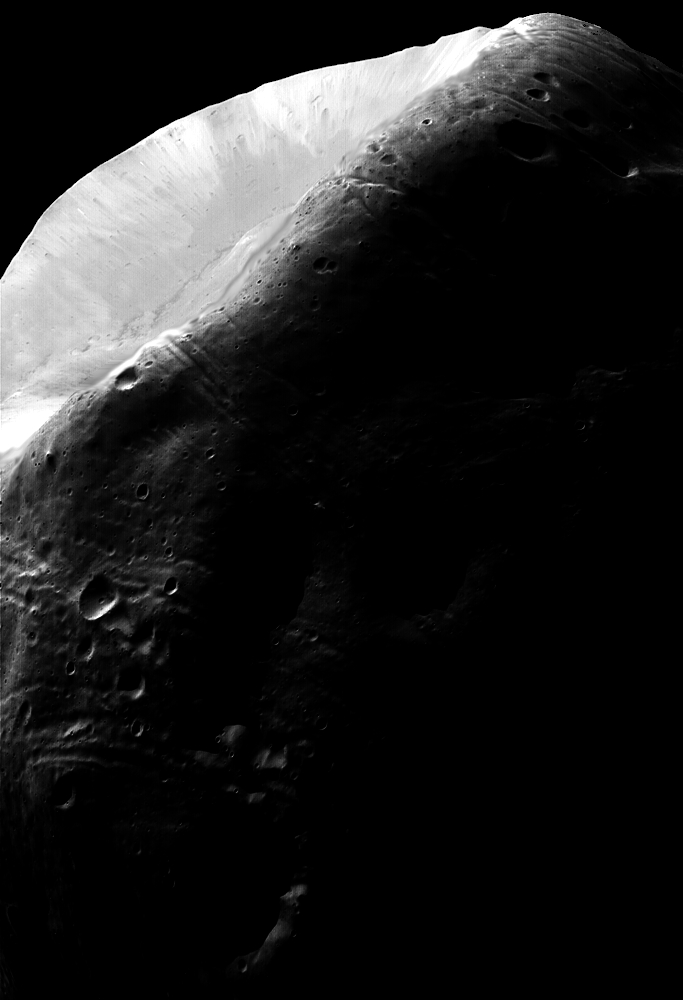
#> input picture ex2/moon.tif, 683 x 1000 px
$ jupyter execute main.ipynb
#> lines starting #> are read from the running program, lines starting #| are printed output that depends on the picture
### [Click here to run this notebook online](https://colab.research.google.com/drive/1jLwyYILUMlotVuEXL4fGpNJoaDgefD3r?usp=sharing).

# Task 1

[cell 1]
import numpy as np
import matplotlib.pyplot as plt
from PIL import Image
import skimage.exposure as exposure
import skimage.util as util

[cell 2]
img = np.array([
     [4,4,4,4,4,4,4,0],
     [4,5,5,5,5,5,4,0],
     [4,5,6,6,6,5,4,0],
     [4,5,6,7,6,5,4,0],
     [4,5,6,6,6,5,4,0],
     [4,5,5,5,5,5,4,0],
     [4,4,4,4,4,4,4,0],
     [4,4,4,4,4,4,4,0],
],dtype='uint8')

[cell 3]
def equalize_hist(image:np.ndarray):
    hist, bins = np.histogram(image.flatten(), bins=8, range=[0,8])
    cdf = hist.cumsum()
    cdf_normed = ((cdf - cdf.min()) / (cdf.max() - cdf.min()))
    out = np.interp(img, bins[:-1], cdf_normed)
    return out

# img_heq = exposure.equalize_hist(img)
img_heq = equalize_hist(img)
# img_heq = util.img_as_ubyte(img_heq) //  32

fig = plt.figure()
plt.rcParams['image.cmap'] = 'gray'

plt.subplot(221)
plt.imshow(img)
plt.title("Original image")
plt.colorbar();


plt.subplot(222)
plt.imshow(img_heq)
plt.title("Equalized image")
plt.colorbar();

plt.subplot(223)
plt.hist(img.flatten(),density=True);

plt.subplot(224)
plt.hist(img_heq.flatten(),density=True);
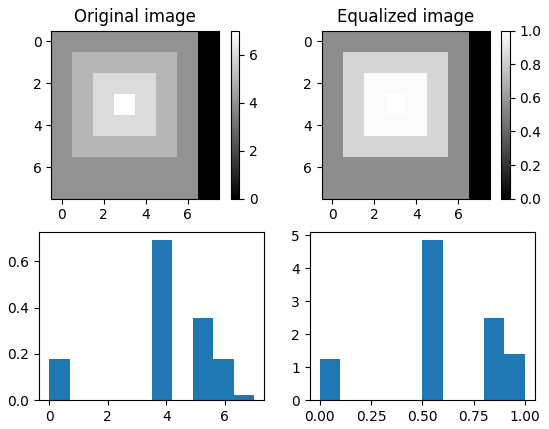
#> figure drawn by matplotlib, 6 panels; panel 5: tallest bar 0.692 high, from x = 3.5 to 4.2; panel 6: tallest bar 4.84 high, from x = 0.5 to 0.6

# Task 2

[cell 4]
img = Image.open('moon.tif')
#> img is the input picture: PIL image 683x1000 L; min 0, max 255, mean 31.7
img = np.array(img)

img_heq = equalize_hist(img)
#> in equalize_hist (call 2), `hist, bins = np.histogram(image.flatten(), bins=8, range=[0,8])`: hist = [421847, 23596, 16917, 10668, 8954, 6128, 5839, 9453]; bins = [0, 1, 2, 3, 4, 5, 6, 7, 8]
#> in equalize_hist (call 2), `cdf = hist.cumsum()`: cdf = [421847, 445443, 462360, 473028, 481982, 488110, 493949, 503402]
#> in equalize_hist (call 2), `cdf_normed = ((cdf - cdf.min()) / (cdf.max() - cdf.min()))`: cdf_normed = [0, 0.289, 0.497, 0.628, 0.737, 0.812, 0.884, 1]
#> in equalize_hist (call 2), `out = np.interp(img, bins[:-1], cdf_normed)`:
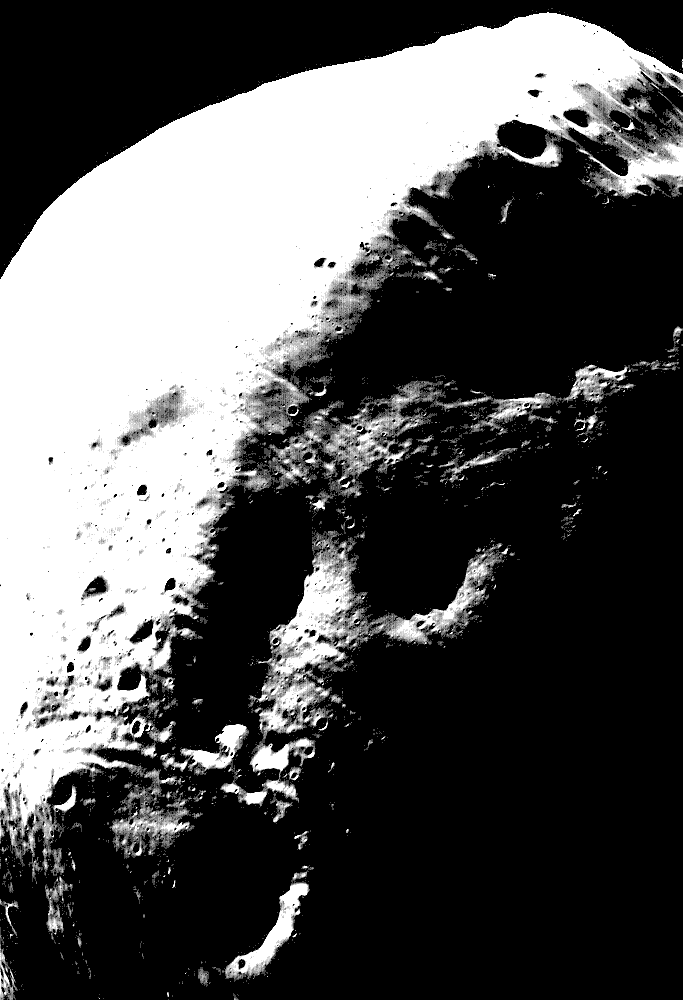
#> out: shape (1000, 683) float64; min 0, max 1, mean 0.333

fig = plt.figure(figsize=(10,10))
plt.rcParams['image.cmap'] = 'gray'

plt.subplot(221)
plt.imshow(img)
plt.title("Original image")
plt.colorbar();


plt.subplot(222)
plt.imshow(img_heq)
plt.title("Equalized image")
plt.colorbar();

plt.subplot(223)
plt.hist(img.flatten(),density=True);

plt.subplot(224)
plt.hist(img_heq.flatten(),density=True);
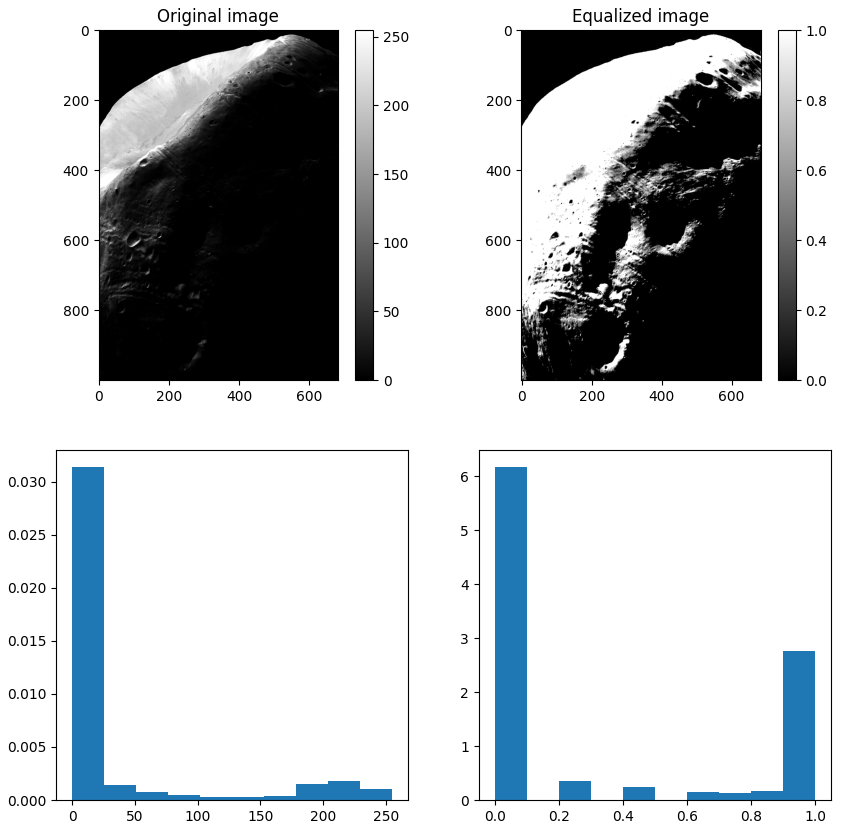
#> figure drawn by matplotlib, 6 panels; panel 5: tallest bar 0.0314 high, from x = 0 to 25.5; panel 6: tallest bar 6.18 high, from x = -6.94e-18 to 0.1

## Task 3

[cell 5]
import skimage.data as data
import skimage.color as color
import skimage.filters as filters
import skimage.restoration as restoration

img = data.astronaut()
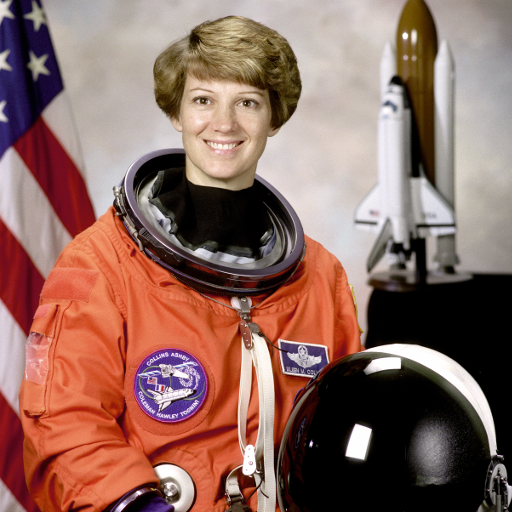
#> input picture skimage.data.astronaut(), 512 x 512 px
#> img is the input picture: shape (512, 512, 3); mean R, G, B 141.6, 105.8, 96.5
img = color.rgb2gray(img)
#> img: shape (512, 512) float64
img_nosy = np.clip(img + np.random.normal(loc=0, scale=.2, size=img.shape), 0, 1)
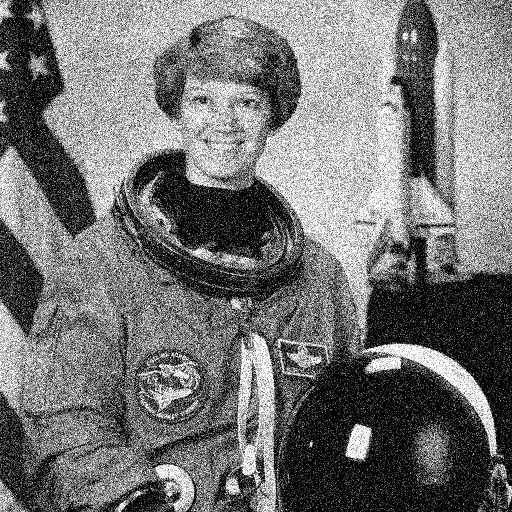
#> img_nosy: shape (512, 512) float64; min 0, max 1, mean 0.455

img_filt_med = filters.median(img_nosy)
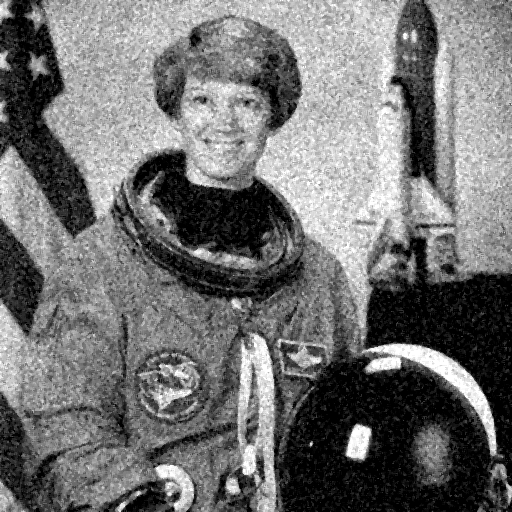
#> img_filt_med: shape (512, 512) float64; min 0, max 1, mean 0.447
img_filt_gau = restoration.denoise_bilateral(img_nosy)
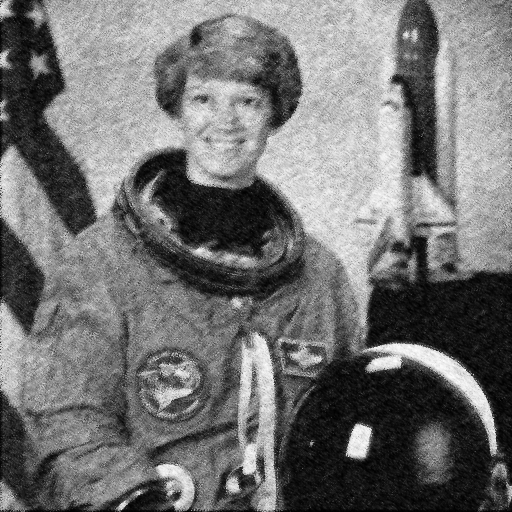
#> img_filt_gau: shape (512, 512) float64; min 9.4e-05, max 0.995, mean 0.451

fig = plt.figure(figsize=(10,10))
plt.subplot(221)
plt.imshow(img)
plt.title("Original image")


plt.subplot(222)
plt.imshow(img_nosy)
plt.title("Noisy image")


plt.subplot(223)
plt.imshow(img_filt_med)
plt.title("Median filter")


plt.subplot(224)
plt.imshow(img_filt_gau)
plt.title("Bilateral denoising")

[cell 6]
img_smooth = filters.gaussian(img, 2.5)
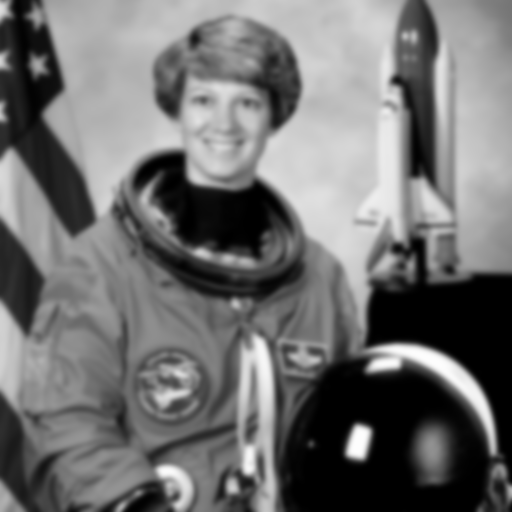
#> img_smooth: shape (512, 512) float64; min 0, max 0.996, mean 0.442

result_1 = filters.unsharp_mask(img_smooth, radius=1, amount=3)
result_2 = filters.unsharp_mask(img_smooth, radius=5, amount=2)
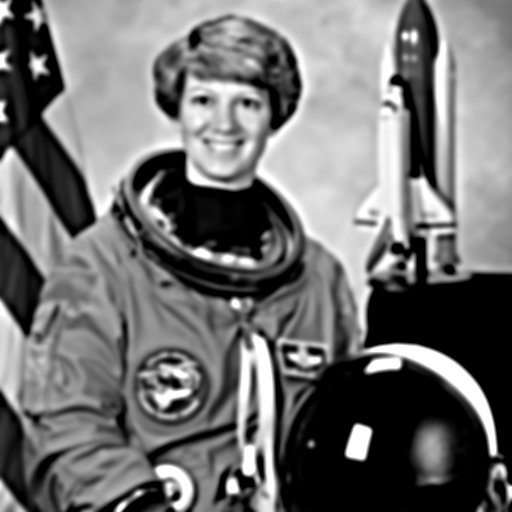
#> result_2: shape (512, 512) float64; min 0, max 1, mean 0.445
result_3 = filters.unsharp_mask(img_smooth, radius=20, amount=1)
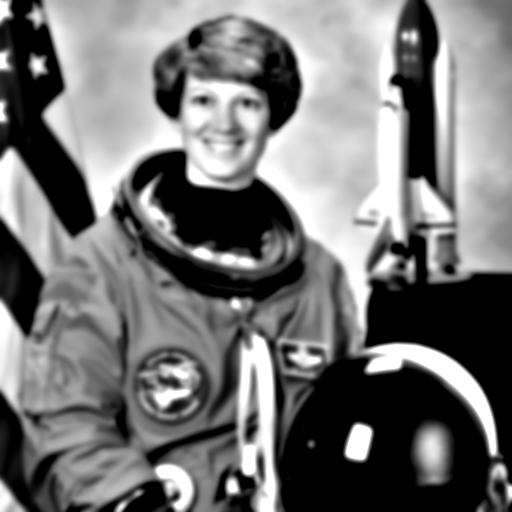
#> result_3: shape (512, 512) float64; min 0, max 1, mean 0.456

fig = plt.figure(figsize=(10,10))
plt.subplot(221)
plt.imshow(img_smooth)
plt.title("Original image")


plt.subplot(222)
plt.imshow(result_1)
plt.title("Sharpened radius 1, amount 3")


plt.subplot(223)
plt.imshow(result_2)
plt.title("Sharpened radius 5, amount 2")


plt.subplot(224)
plt.imshow(result_3)
plt.title("Sharpened radius 20, amount 1")

$ run again, with ex2/ex11.jpg saved as ex2/moon.tif
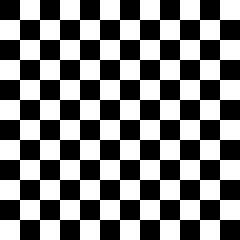
#> input picture ex2/ex11.jpg, 240 x 240 px
#> img is the input picture: PIL image 240x240 L; min 0, max 255, mean 127.4
#> hist = [27288, 1224, 144, 0, 72, 0, 72, 0]; bins = [0, 1, 2, 3, 4, 5, 6, 7, 8]
#> cdf = [27288, 28512, 28656, 28656, 28728, 28728, 28800, 28800]
#> cdf_normed = [0, 0.81, 0.905, 0.905, 0.952, 0.952, 1, 1]
#> in equalize_hist (call 2), `out = np.interp(img, bins[:-1], cdf_normed)`:
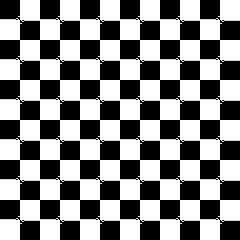
#> out: shape (240, 240) float64; min 0, max 1, mean 0.522
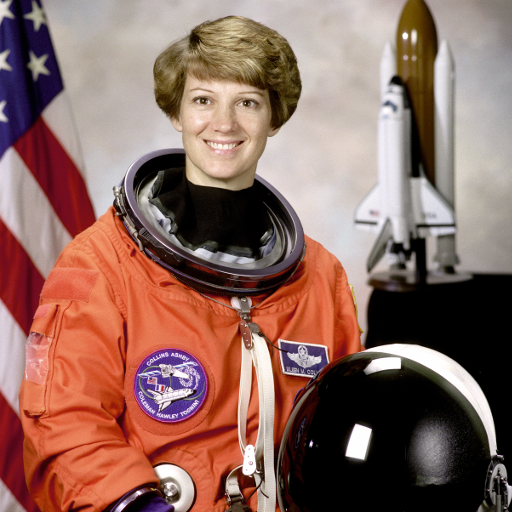
#> input picture skimage.data.astronaut(), 512 x 512 px
#> img is the input picture: shape (512, 512, 3); mean R, G, B 141.6, 105.8, 96.5
#> img: shape (512, 512) float64
